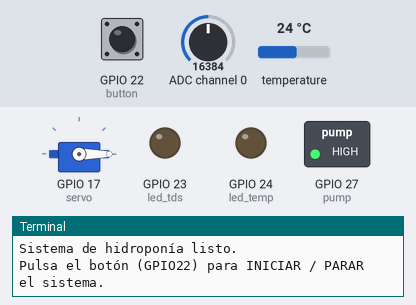
Bench run of a program on a simulated Raspberry Pi (BCM pin numbers). On the bench: servo, switched loads named in the program (green lamp = pin HIGH), output pins drawn as LEDs (lit = HIGH), the last lines printed to the terminal. Dashed ring = blinking. Inputs (shaded band) come from the test bench; at power-on: temperature 24 °C, GPIO 22 (button) HIGH, ADC channel 0 = 16384 (analog values on the 0–32767 scale). Parts the program declares active-low are drawn by pin level, so they are really on while drawn off; servo angles are drawn from the pulse width (0.5 ms = 0°, 2.5 ms = 180°); threads take turns every 2 ms.

Above: at 2.2 s.
2.3 s: temperature set to 25.6 °C
At 3.9 s:
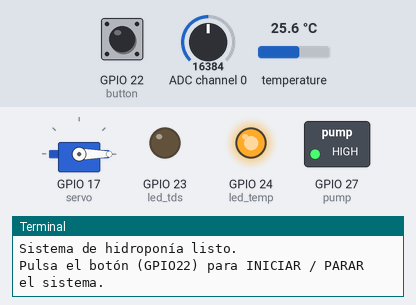
4.5 s: temperature set to 29.2 °C
6.7 s: temperature set to 30.4 °C
At 7.1 s:
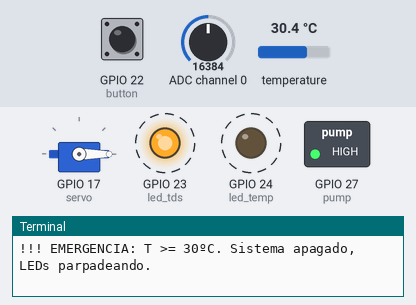
Timing chart, 0 to 15.9 s (numbered marks = the images above; inputs shaded):
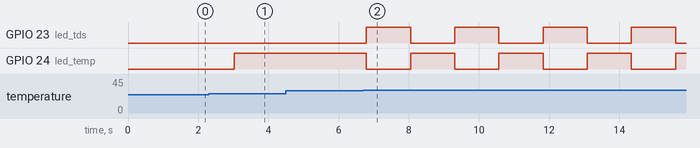

Measured:
- the behaviour switches between 25 and 25.1 °C on temperature (found by bisection; images 0 and 1)
- the behaviour switches between 29.9 and 30 °C on temperature (found by bisection; images 1 and 2)
- after the input at 2.3 s, GPIO 24 (led_temp): LOW → HIGH after 0.72 s
- after the input at 4.5 s, every drawn part: stays the same
- after the input at 6.7 s, GPIO 23 (led_tds), GPIO 24 (led_temp): alternates HIGH for 1.3 s and LOW for 1.3 s, starting after 0.10 s

The program:

hidro_final.py
```python
import time
import threading
import queue

from gpiozero import Button, LED, OutputDevice, Servo

import board
import busio
import adafruit_ads1x15.ads1115 as ADS1115_mod
from adafruit_ads1x15.analog_in import AnalogIn
from w1thermsensor import W1ThermSensor, Unit

# =======================
# CONFIGURACIÓN DE PINES
# =======================
PUMP_PIN      = 27   # Bomba (relé)
BUTTON_PIN    = 22   # Botón start/stop
LED_TDS_PIN   = 23   # LED TDS
LED_TEMP_PIN  = 24   # LED Temperatura
SERVO_PIN     = 17   # Servo que "echa sal"

# =======================
# PARÁMETROS DEL SISTEMA
# =======================
TDS_MIN          = 500        # ppm mínimos deseados (ajusta)
TEMP_LOW         = 15.0       # ºC → por debajo, LED temp ON
TEMP_HIGH        = 25.0       # ºC → por encima, LED temp ON
TEMP_EMERGENCY   = 30.0       # ºC → emergencia

PRINT_INTERVAL   = 2.5        # segundos entre prints cuando sistema activo
DEBOUNCE_BUTTON  = 0.3        # anti-rebote "extra" del botón
SERVO_COOLDOWN   = 60.0       # mínimo tiempo entre dos dosis de "sal" (segundos)
EMERGENCY_BLINK  = 0.5        # periodo de parpadeo leds en emergencia (segundos)

# =========================
# COLAS Y ESTADOS GLOBALES
# =========================
eventos = queue.Queue()       # cola principal de eventos
servo_cmd = queue.Queue()     # cola específica para el servo

# Eventos que vamos a usar:
# ("BUTTON",)
# ("SENSOR", temp_c, voltaje, tds)
# ("EXIT",)

# Estados globales de la lógica
system_running   = False      # sistema en marcha
emergency        = False      # emergencia por temperatura
last_print       = 0.0
last_servo_dose  = 0.0
last_blink       = 0.0        # parpadeo de leds en emergencia

# Lecturas actuales (para debug si quieres)
current_temp = None
current_volt = None
current_tds  = None

# =======================
# FUNCIONES AUXILIARES
# =======================
def set_angle_from_min(servo, angle_deg, max_angle=180):
    """
    Mapea un ángulo 0-180º al rango value -1..1 del Servo de gpiozero.
    """
    angle_deg = max(0, min(max_angle, angle_deg))
    frac = angle_deg / max_angle          # 0..1
    value = -1 + frac * 2                 # -1..1
    servo.value = value

# =====================
# HILOS / WORKERS
# =====================

def button_worker(button: Button):
    """
    Hilo que se encarga de leer el botón con anti-rebote "manual" y
    enviar eventos a la cola principal.
    """
    last_press = 0.0
    while True:
        button.wait_for_press()
        now = time.monotonic()

        # Anti-rebote extra
        if now - last_press < DEBOUNCE_BUTTON:
            # ignorar este rebote
            button.wait_for_release()
            continue

        last_press = now
        # Espera a que se suelte un poco para evitar ruido
        time.sleep(0.05)
        eventos.put(("BUTTON",))
        button.wait_for_release()


def sensor_worker(sensor_temp, canal_tds):
    """
    Hilo que lee periódicamente la temperatura y el TDS
    y manda eventos a la cola principal.
    """
    while True:
        # --- Temperatura ---
        if sensor_temp is not None:
            try:
                temp_c = sensor_temp.get_temperature(Unit.DEGREES_C)
            except Exception:
                temp_c = 25.0
        else:
            temp_c = 25.0  # valor ficticio si falla

        # --- TDS (a partir de voltaje ADS1115) ---
        voltaje = canal_tds.voltage
        coef_comp = 1.0 + 0.02 * (temp_c - 25.0)
        voltaje_comp = voltaje / coef_comp
        tds_value = (133.42 * voltaje_comp**3 -
                     255.86 * voltaje_comp**2 +
                     857.39 * voltaje_comp) * 0.5
        tds_value = int(tds_value)

        eventos.put(("SENSOR", temp_c, voltaje, tds_value))

        # Frecuencia de lectura de sensores (ajusta si quieres)
        time.sleep(0.5)


def servo_worker(servo: Servo):
    """
    Hilo que recibe órdenes para girar el servo (dosificar sal) y
    ejecuta el movimiento sin bloquear la lógica principal.
    """
    while True:
        cmd = servo_cmd.get()
        if cmd == "DOSE":
            try:
                # Girar a 90º desde la posición mínima
                set_angle_from_min(servo, 90)
                time.sleep(1.5)    # tiempo para "echar sal"
                servo.min()        # vuelve a la posición inicial
            except Exception as e:
                print(f"[SERVO] Error moviendo el servo: {e}")
        elif cmd == "EXIT":
            break
        # servo_cmd.task_done()  # opcional


# =====================
# LÓGICA PRINCIPAL
# =====================

def main():
    global system_running, emergency
    global last_print, last_servo_dose, last_blink
    global current_temp, current_volt, current_tds

    # ---- Inicializar GPIO / dispositivos ----
    pump    = OutputDevice(PUMP_PIN, active_high=False, initial_value=False)
    led_tds = LED(LED_TDS_PIN)
    led_temp= LED(LED_TEMP_PIN)
    button  = Button(BUTTON_PIN, pull_up=True)

    servo = Servo(SERVO_PIN, min_pulse_width=0.0005, max_pulse_width=0.0024)
    servo.min()
    time.sleep(1)

    # ---- Inicializar sensores ----
    # ADS1115 para TDS
    i2c = busio.I2C(board.SCL, board.SDA)
    ads = ADS1115_mod.ADS1115(i2c)
    ads.gain = 1
    canal_tds = AnalogIn(ads, 0)  # A0

    # DS18B20
    try:
        sensor_temp = W1ThermSensor()
        print(f"[TEMP] Sensor DS18B20 encontrado: {sensor_temp.id}")
    except Exception as e:
        sensor_temp = None
        print(f"[TEMP] NO se ha encontrado DS18B20, usando 25ºC ficticios. Error: {e}")

    # ---- Lanzar hilos ----
    t_btn = threading.Thread(target=button_worker, args=(button,), daemon=True)
    t_sens= threading.Thread(target=sensor_worker, args=(sensor_temp, canal_tds), daemon=True)
    t_srv = threading.Thread(target=servo_worker, args=(servo,), daemon=True)

    t_btn.start()
    t_sens.start()
    t_srv.start()

    print("Sistema de hidroponía listo.")
    print("Pulsa el botón (GPIO22) para INICIAR / PARAR el sistema.")

    try:
        while True:
            ev = eventos.get()
            now = time.monotonic()

            # ----------------
            # EVENTO BOTÓN
            # ----------------
            if ev[0] == "BUTTON":
                if emergency:
                    # En emergencia el botón no hace nada
                    print("[BOTÓN] Pulsado, pero en EMERGENCIA. Ignorado.")
                    continue

                system_running = not system_running
                if system_running:
                    print(">>> Sistema ACTIVADO")
                else:
                    print(">>> Sistema PAUSADO")
                    pump.off()
                    led_tds.off()
                continue

            # ----------------
            # EVENTO SENSOR
            # ----------------
            if ev[0] == "SENSOR":
                temp_c, voltaje, tds_value = ev[1], ev[2], ev[3]
                current_temp = temp_c
                current_volt = voltaje
                current_tds  = tds_value

                # --- Comprobar emergencia ---
                if temp_c >= TEMP_EMERGENCY and not emergency:
                    emergency = True
                    system_running = False
                    pump.off()
                    print("!!! EMERGENCIA: T >= 30ºC. Sistema apagado, LEDs parpadeando.")

                # --- Comportamiento en EMERGENCIA ---
                if emergency:
                    # Ambas LEDs parpadean, resto del sistema apagado
                    if now - last_blink >= EMERGENCY_BLINK:
                        led_tds.toggle()
                        led_temp.toggle()
                        last_blink = now
                    # No ejecutamos la lógica normal si estamos en emergencia
                    continue

                # ---------- LED TEMPERATURA ----------
                # Encendido si T < 15 o T > 25
                if temp_c < TEMP_LOW or temp_c > TEMP_HIGH:
                    led_temp.on()
                else:
                    led_temp.off()

                # ---------- LÓGICA SI SISTEMA ACTIVO ----------
                if system_running:
                    # Bomba encendida mientras el sistema está activo
                    pump.on()

                    # Imprimir cada 2.5s
                    if now - last_print >= PRINT_INTERVAL:
                        print(f"T: {temp_c:.2f} °C | V: {voltaje:.4f} V | TDS: {tds_value} ppm")
                        last_print = now

                    # --- Lógica TDS + LED + SERVO ---
                    if tds_value < TDS_MIN:
                        led_tds.on()
                        # Si ha pasado el tiempo de "enfriamiento" del servo, mandamos una dosis
                        if now - last_servo_dose >= SERVO_COOLDOWN:
                            print("[TDS] TDS por debajo del mínimo. Girando servo para 'echar sal'...")
                            servo_cmd.put("DOSE")
                            last_servo_dose = now
                    else:
                        # TDS en rango → LED TDS apagado
                        led_tds.off()

                else:
                    # Sistema pausado → bomba off, LED TDS off
                    pump.off()
                    led_tds.off()

    except KeyboardInterrupt:
        print("\n[MAIN] Saliendo, apagando dispositivos...")
    finally:
        # Intento de apagado "limpio"
        pump.off()
        led_tds.off()
        led_temp.off()
        try:
            servo.min()
        except Exception:
            pass
        servo_cmd.put("EXIT")
        time.sleep(0.5)


if __name__ == "__main__":
    main()
```
